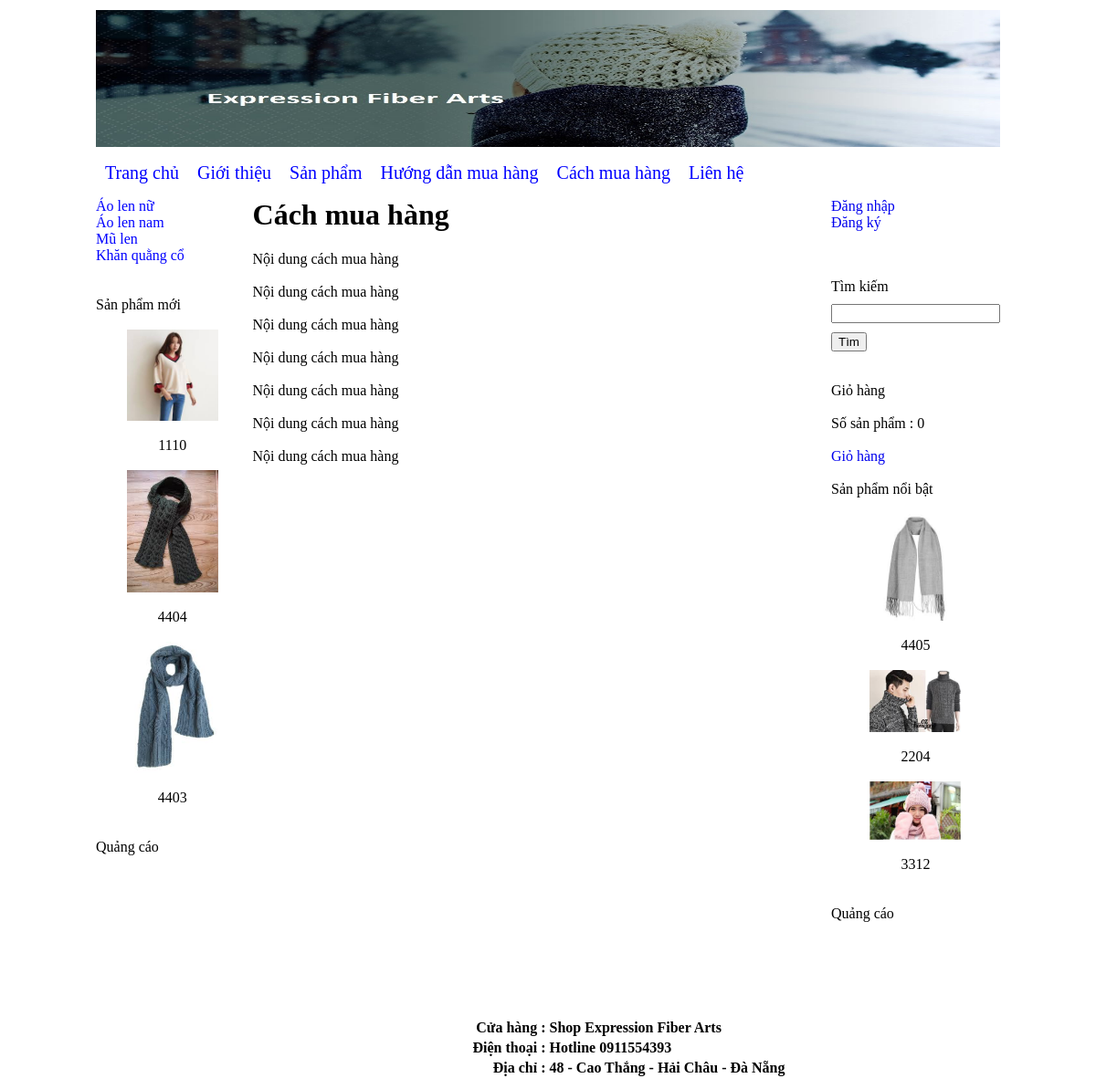
The app's page /?thamso=xuat_mot_tin&id=4 with its own data.
### tables this page shows
CREATE TABLE `banner` (
  `id` int(11) NOT NULL,
  `hinh` varchar(256) NOT NULL,
  `rong` varchar(256) NOT NULL,
  `cao` varchar(256) NOT NULL
);

CREATE TABLE `menu_ngang` (
  `id` int(11) NOT NULL,
  `ten` varchar(256) NOT NULL,
  `noi_dung` mediumtext NOT NULL,
  `loai_menu` varchar(256) NOT NULL
);

CREATE TABLE `menu_doc` (
  `id` int(11) NOT NULL,
  `ten` varchar(256) NOT NULL
);

CREATE TABLE `san_pham` (
  `id` int(11) NOT NULL,
  `ten` varchar(256) NOT NULL,
  `gia` int(255) NOT NULL,
  `hinh_anh` varchar(256) NOT NULL,
  `noi_dung` mediumtext NOT NULL,
  `thuoc_menu` int(255) NOT NULL,
  `noi_bat` varchar(256) NOT NULL,
  `trang_chu` varchar(256) NOT NULL,
  `sap_xep_trang_chu` int(255) NOT NULL
);

CREATE TABLE `footer` (
  `id` int(11) NOT NULL,
  `html` mediumtext NOT NULL
);

### chuc_nang/menu_ngang/menu_ngang.php (the view)
<?php
	$tv="select id,ten,loai_menu from menu_ngang order by id";
	$tv_1=mysqli_query($connect,$tv);
	echo "<div class='menu_ngang' >";
	echo "<a href='index.php'>Trang chủ</a>";
	while($tv_2=mysqli_fetch_array($tv_1))
	{
		if($tv_2['loai_menu']==""){$link_menu="?thamso=xuat_mot_tin&id=".$tv_2['id'];}
		if($tv_2['loai_menu']=="san_pham"){$link_menu="?thamso=xuat_san_pham_2";}
		echo "<a href='$link_menu'>";
			echo $tv_2['ten'];
		echo "</a>";
	}
	echo "</div>";
?>

### chuc_nang/banner/banner.php
<?php
	$tv="select * from banner limit 0,1";
	$tv_1=mysqli_query($connect,$tv);
	$tv_2=mysqli_fetch_array($tv_1);
	$link_hinh="hinh_anh/banner/".$tv_2['hinh'];
	echo "<img src='".$link_hinh."' width='".$tv_2['rong']."' height='".$tv_2['cao']."' >";
?>

### chuc_nang/menu_doc/menu_doc.php
<?php
	$tv="select * from menu_doc order by id";
	$tv_1=mysqli_query($connect,$tv);
	echo "<div class='menu_doc' >";
	while($tv_2=mysqli_fetch_array($tv_1))
	{
		$link="?thamso=xuat_san_pham&id=".$tv_2['id'];
		echo "<a href='$link'>";
			echo $tv_2['ten'];
		echo "</a>";
	}
	echo "</div>";
?>

### chuc_nang/san_pham/moi.php
<br><br>
Sản phẩm mới <br><br>
<center>
	<?php
		$tv="select id,ten,hinh_anh from san_pham order by id desc limit 0,3";
		$tv_1=mysqli_query($connect,$tv);
		while($tv_2=mysqli_fetch_array($tv_1))
		{
			$link_anh="hinh_anh/san_pham/".$tv_2['hinh_anh'];
			$link_chi_tiet="?thamso=chi_tiet_san_pham&id=".$tv_2['id'];
			echo "<a href='$link_chi_tiet' >";
				echo "<img src='$link_anh' width='100px' >";
			echo "</a>";
			echo "<br><br>";
			echo $tv_2['ten'];
			echo "<br>";
			echo "<br>";
		}
	?>
</center>

### chuc_nang/xuat_mot_tin.php
<?php
	$id=$_GET['id'];
	$tv="select * from menu_ngang where id='$id'";
	$tv_1=mysqli_query($connect,$tv);
	$tv_2=mysqli_fetch_array($tv_1);
	echo "<h1>";
		echo $tv_2['ten'];
	echo "</h1>";
	echo $tv_2['noi_dung'];
?>

### chuc_nang/san_pham/noi_bat.php
<br><br>
Sản phẩm nổi bật <br><br>
<center>
	<?php
		$tv="select id,ten,hinh_anh from san_pham where noi_bat='co' order by id desc limit 0,3";
		$tv_1=mysqli_query($connect,$tv);
		while($tv_2=mysqli_fetch_array($tv_1))
		{
			$link_anh="hinh_anh/san_pham/".$tv_2['hinh_anh'];
			$link_chi_tiet="?thamso=chi_tiet_san_pham&id=".$tv_2['id'];
			echo "<a href='$link_chi_tiet' >";
				echo "<img src='$link_anh' width='100px' >";
			echo "</a>";
			echo "<br><br>";
			echo $tv_2['ten'];
			echo "<br>";
			echo "<br>";
		}
	?>
</center>

### chuc_nang/footer/footer.php
<?php
	$tv="select * from footer limit 0,1";
	$tv_1=mysqli_query($connect,$tv);
	$tv_2=mysqli_fetch_array($tv_1);
	echo $tv_2['html'];
?>

### giao_dien/giao_dien.css (style rules this page uses)
a { text-decoration: none; }
div.menu_ngang a { color:blue; margin-left: 10px; margin-right: 10px; text-decoration: none; font-size:20px; }
div.menu_doc a { color:blue; text-decoration: none; display:block; }

### records on screen
banner: hinh (picture)
menu_ngang: ten "Giới thiệu"
menu_ngang: ten "Sản phẩm"
menu_ngang: ten "Hướng dẫn mua hàng"
menu_ngang: ten "Cách mua hàng", noi_dung "Nội dung cách mua hàng Nội dung cách mua hàng Nội dung cách mua hàng Nội dung cách mua hàng Nội dung cách mua hàng Nội dung cách mua hàng Nội dung cách mua hàng"
menu_ngang: ten "Liên hệ"
menu_doc: ten "Áo len nữ"
menu_doc: ten "Áo len nam"
menu_doc: ten "Mũ len"
menu_doc: ten "Khăn quằng cổ"
san_pham: hinh_anh (picture), ten "1110"
san_pham: hinh_anh (picture), ten "4404"
san_pham: hinh_anh (picture), ten "4403"
san_pham: hinh_anh (picture), ten "4405"
san_pham: hinh_anh (picture), ten "2204"
san_pham: hinh_anh (picture), ten "3312"
footer: html "Cửa hàng : Shop Expression Fiber Arts Điện thoại : Hotline 0911554393 Địa chỉ : 48 - Cao Thắng - Hải Châu - Đà Nẵng"

### other values on screen
$so_luong "0"
